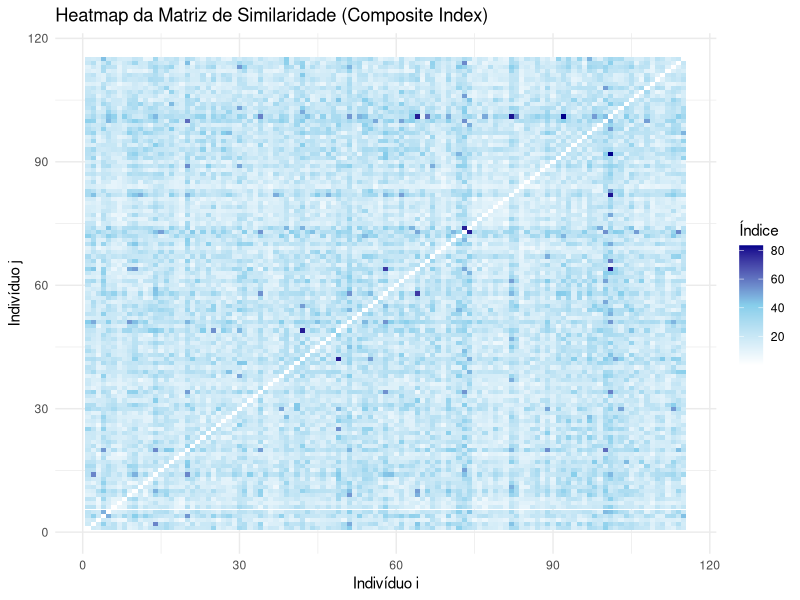
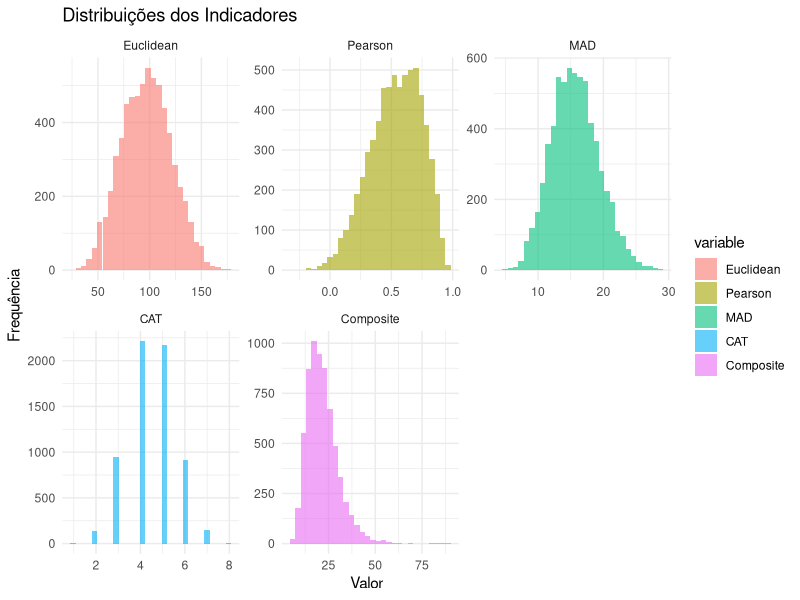
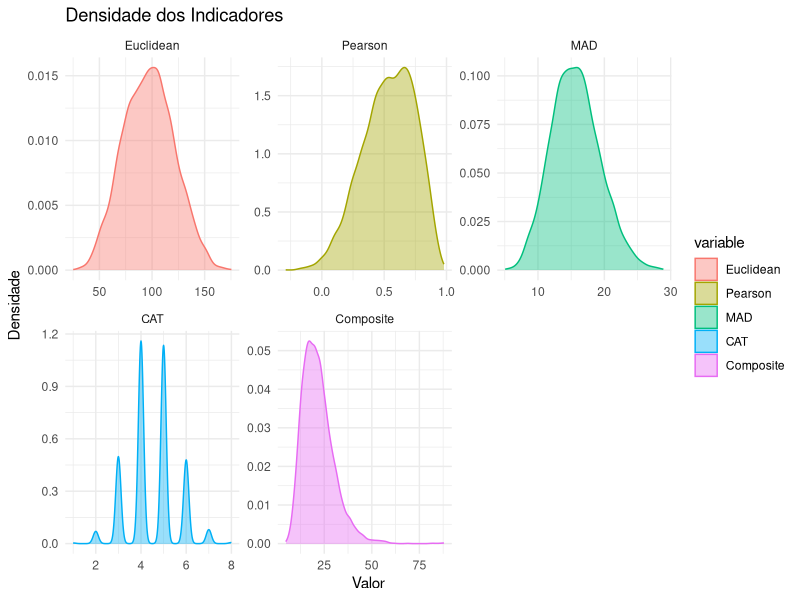
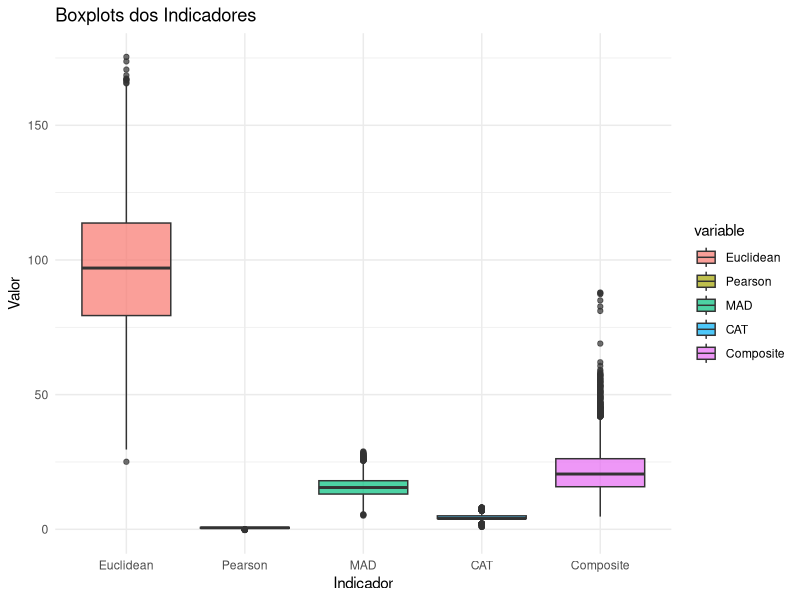

These charts were generated, in order, by the following R code:
## ---- chunk 1
knitr::opts_chunk$set(echo = TRUE)
## ---- chunk 2
rm(list=ls())
## ---- chunk 3
set.seed(123)  # fixa a seed para reprodutibilidade

n_ind <- 100 + sample(1:20, 1)   # número de indivíduos
n_bio <- 15 + sample(1:3, 1)        # número de biomarcadores

n_ind; n_bio
## ---- chunk 4
# Função que gera um biomarcador de uma distribuição aleatória
gera_biomarcador <- function(n) {
  dist_type <- sample(c("norm", "lnorm", "unif", "gamma"), 1)
  if (dist_type == "norm") {
    rnorm(n, mean = 50, sd = 10)
  } else if (dist_type == "lnorm") {
    rlnorm(n, meanlog = 3, sdlog = 0.5)
  } else if (dist_type == "unif") {
    runif(n, min = 0, max = 100)
  } else {
    rgamma(n, shape = 5, scale = 2)
  }
}

# Gerar todos os biomarcadores automaticamente
dados <- replicate(n_bio, gera_biomarcador(n_ind))
dados <- as.data.frame(dados)

# Dar nomes às colunas
colnames(dados) <- paste0("bio", 1:n_bio)
## ---- chunk 5
set.seed(123)  # garante reprodutibilidade

# Proporção aleatória entre 5% e 10%
prop_na <- runif(1, 0.05, 0.10)

# Número total de valores no dataset
total_vals <- nrow(dados) * ncol(dados)

# Número de valores a transformar em NA
n_na <- floor(prop_na * total_vals)

# Escolher posições aleatórias
na_positions <- sample(total_vals, n_na)

# Converter índice linear em coordenadas (linha, coluna)
row_idx <- ((na_positions - 1) %% nrow(dados)) + 1
col_idx <- ((na_positions - 1) %/% nrow(dados)) + 1

# Introduzir os NAs
for (k in seq_along(na_positions)) {
  dados[row_idx[k], col_idx[k]] <- NA
}

# Verificar proporção real de NAs
mean(is.na(dados))

# Verificar os dados
dados
## ---- chunk 6
library(writexl)

# Gravar em Excel
write_xlsx(dados, "projeto_dados.xlsx")

## ---- chunk 7
euclidean_distance_base <- function(ind_i, ind_j) {
 x_i <- as.numeric(ind_i)
x_j <- as.numeric(ind_j)
 soma <- 0

 # O loop itera sobre todos os biomarcadores
 for (k in seq_along(x_i)) {
 if (!is.na(x_i[k]) && !is.na(x_j[k])) {
 soma <- soma + (x_i[k] - x_j[k])^2
}
}
 
# Calcula a raiz quadrada diretamente e garante o escalar
return(as.numeric(sqrt(soma)))
}

## ---- chunk 8
# Exemplo: calcular distância entre indivíduo 1 e 2
ind1 <- dados[1, ]
ind2 <- dados[2, ]

euclidean_distance_base(ind1, ind2)
## ---- chunk 9
# Criar a matriz com a distâncias entre todos os pares de indivíduos

# Dimensão da matriz
n_ind <- nrow(dados)

# Criar matriz quadrada n × n
mat_dist <- matrix(0, nrow = n_ind, ncol = n_ind)

# Preencher com loops (matriz completa)
for (i in 1:n_ind) {
 # CORREÇÃO 1: Extração segura para garantir vetor numérico
ind_i <- unlist(dados[i, ])
 for (j in 1:n_ind) {
ind_j <- unlist(dados[j, ])
 
 # CORREÇÃO 2: Nome da função consistente
 mat_dist[i, j] <- euclidean_distance_base(ind_i, ind_j)
 }
}

# Visualizar parte da matriz
mat_dist[1:5, 1:5]
## ---- chunk 10
pearson_correlation <- function(ind_i, ind_j) {
  
  x_i <- as.numeric(ind_i)
  x_j <- as.numeric(ind_j)
  
  # Identificar onde ambos têm valores não-NA
  valid_indices <- !is.na(x_i) & !is.na(x_j)
  
  # Filtrar os vetores para usar apenas os dados válidos para o par (i, j)
  x_i_valid <- x_i[valid_indices]
  x_j_valid <- x_j[valid_indices]
  
  p_valid <- length(x_i_valid) # Novo número de biomarcadores
  
  # Se não houver dados em comum
  if (p_valid < 2) { # Mínimo de 2 pontos
    return(NA) 
  }
  
  #Calcular as Médias
  sum_i <- 0
  sum_j <- 0
  for (k in 1:p_valid) {
    sum_i <- sum_i + x_i_valid[k]
    sum_j <- sum_j + x_j_valid[k]
  }
  mean_i <- sum_i / p_valid
  mean_j <- sum_j / p_valid
  
  # Calcular Numerador e Denominadores com loops
  
  num <- 0   
  den_i <- 0 # denominador para ind_i
  den_j <- 0 # denominador para ind_j
  
  for (k in 1:p_valid) {
    # Diferença da média
    diff_i <- x_i_valid[k] - mean_i
    diff_j <- x_j_valid[k] - mean_j
    
    # Acumular componentes
    num   <- num   + (diff_i * diff_j)
    den_i <- den_i + (diff_i)^2
    den_j <- den_j + (diff_j)^2
  }
  
  #Calcular a Correlação
  
  # Evitar divisão por zero (
  if (den_i == 0 || den_j == 0) {
    corr <- NA
  } else {
    corr <- num / sqrt(den_i * den_j)
  }

  return(corr)
}
## ---- chunk 11

# Matriz de correlação
n_ind <- nrow(dados)

# Criar matriz quadrada n × n. 
mat_corr <- matrix(NA, nrow = n_ind, ncol = n_ind) 

# Preencher com loops 
for (i in 1:n_ind) {
  # CORREÇÃO: Extração segura para garantir vetor numérico
  ind_i <- unlist(dados[i, ]) 
  for (j in 1:n_ind) {
    # CORREÇÃO: Extração segura para garantir vetor numérico
    ind_j <- unlist(dados[j, ]) 
    
    if (i == j) {
      mat_corr[i, j] <- 1
    } else {
      # Assumindo que a função pearson_correlation já foi corrigida para usar '_base'
      mat_corr[i, j] <- pearson_correlation(ind_i, ind_j)
    }
  }
}

# Adicionar nomes de linhas/colunas 
rownames(mat_corr) <- paste0("Ind", 1:n_ind)
colnames(mat_corr) <- paste0("Ind", 1:n_ind)

# Ver parte da matriz
mat_corr[1:5, 1:5]
## ---- chunk 12
mean_abs_diff <- function(ind_i, ind_j) {
  ind_i <- as.numeric(ind_i)
  ind_j <- as.numeric(ind_j)
  
  p <- length(ind_i)
  soma <- 0
  count <- 0
  
  # loop explícito
  for (k in 1:p) {
    if (!is.na(ind_i[k]) && !is.na(ind_j[k])) {
      soma <- soma + abs(ind_i[k] - ind_j[k])
      count <- count + 1
    }
  }
  
  # média das diferenças absolutas
  if (count == 0) {
  mad <- NA # 
} else {
  mad <- soma / count
}
return(mad)
}

## ---- chunk 13
n_ind <- nrow(dados)

# Criar matriz quadrada n × n
mat_mad <- matrix(NA, nrow = n_ind, ncol = n_ind) # Usar NA é mais robusto

# Preencher com loops
for (i in 1:n_ind) {
  # CORREÇÃO 1: Extração segura (unlist()) para garantir vetor
  ind_i <- unlist(dados[i, ]) 
  for (j in 1:n_ind) {
    # CORREÇÃO 1: Extração segura (unlist())
    ind_j <- unlist(dados[j, ]) 
    
    # CORREÇÃO 2: Diagonal principal deve ser 0
    if (i == j) {
      mat_mad[i, j] <- 0
    } else {
      # Chamada à função
      mat_mad[i, j] <- mean_abs_diff(ind_i, ind_j)
    }
  }
}

# Ver parte da matriz
mat_mad[1:5, 1:5]
## ---- chunk 14
count_above_threshold <- function(ind_i, ind_j) {
  ind_i <- as.numeric(ind_i); ind_j <- as.numeric(ind_j)
  threshold <- (mean(ind_i, na.rm = TRUE) + mean(ind_j, na.rm = TRUE)) / 2
  count <- 0
  for (k in seq_along(ind_i)) {
    if (!is.na(ind_i[k]) && !is.na(ind_j[k])) {
      if (ind_i[k] > threshold && ind_j[k] > threshold) {
        count <- count + 1
      }
    }
  }
  return(count)
}
## ---- chunk 15
n_ind <- nrow(dados)

# Criar matriz quadrada n × n
mat_cat <- matrix(NA, nrow = n_ind, ncol = n_ind) 

# Preencher com loops
for (i in 1:n_ind) {
  # Extração segura (garantir que ind_i é um vetor)
  ind_i <- unlist(dados[i, ]) 
  
  for (j in 1:n_ind) {
    # Extração segura (garantir que ind_j é um vetor)
    ind_j <- unlist(dados[j, ]) 
    
    if (i == j) {
      mat_cat[i, j] <- 0
    } else {
      # Chamada à função corrigida (sem caracteres invisíveis)
      mat_cat[i, j] <- count_above_threshold(ind_i, ind_j)
    }
  }
}

# Ver parte da matriz
mat_cat[1:5, 1:5]
## ---- chunk 16
composite_index_base <- function(ind_i, ind_j) {
  # 1. Chamar as funções auxiliares (Módulos)
  d_euclid <- euclidean_distance_base(ind_i, ind_j)
  corr     <- pearson_correlation(ind_i, ind_j)
  mad      <- mean_abs_diff(ind_i, ind_j)
  cat_val  <- count_above_threshold(ind_i, ind_j)
  
  # 2. Aplicar a fórmula CORRIGIDA
  numerador <- d_euclid + abs(corr) + mad
  denominador <- cat_val + 1
  
  # 3. Tratamento de NA e Retorno
  if (is.na(numerador)) {
    return(NA)
  } else {
    return(as.numeric(numerador / denominador))
  }
}
## ---- chunk 17
# Número de indivíduos
n_ind <- nrow(dados)

# Criar a matriz de similaridade final S (ou Index_ij)
S_base <- matrix(NA, nrow = n_ind, ncol = n_ind)

# Preencher com loops
for (i in 1:n_ind) {
  # 1. Extração segura para garantir que ind_i é um vetor
  ind_i <- unlist(dados[i, ]) 
  
  for (j in 1:n_ind) {
    # 1. Extração segura para garantir que ind_j é um vetor
    ind_j <- unlist(dados[j, ]) 

    if (i == j) {
      S_base[i, j] <- 0
    } else {
      # Chamada à função composta (Usando o nome correto que definimos)
      # Nota: Se usou 'composite_index' no seu código, troque 'composite_index_core' 
      # pelo seu nome
      S_base[i, j] <- as.numeric(composite_index_base(ind_i, ind_j)) 
    }
  }
}

# Ver parte da matriz
print(S_base[1:5, 1:5])
## ---- chunk 18
# Matriz de distâncias Euclidianas vetorizada
mat_dist2 <- as.matrix(dist(dados, method = "euclidean"))
## ---- chunk 19
# Matriz de correlações de Pearson entre indivíduos
mat_corr2 <- cor(t(dados), use = "pairwise.complete.obs")
## ---- chunk 20
# Função vetorizada para MAD
mad_matrix <- function(X) {
  n <- nrow(X)
  M <- matrix(0, n, n)
  for (i in 1:n) {
    diffs <- abs(sweep(X, 2, X[i, ], "-"))
    M[i, ] <- rowMeans(diffs, na.rm = TRUE)
  }
  return(M)
}

mat_mad2 <- mad_matrix(as.matrix(dados))
## ---- chunk 21

# Função vetorizada para calcular a contagem acima do threshold entre dois indivíduos
count_above_threshold_vec <- function(ind_i, ind_j) {
  ind_i <- as.numeric(ind_i)
  ind_j <- as.numeric(ind_j)
  
  # Threshold = média das médias (com exclusão de NAs)
  threshold <- (mean(ind_i, na.rm = TRUE) + mean(ind_j, na.rm = TRUE)) / 2
  
  # Selecionar apenas posições válidas (sem NA em ambos)
  valid <- !is.na(ind_i) & !is.na(ind_j)
  
  # Contagem vetorizada: ambos > threshold
  sum(ind_i[valid] > threshold & ind_j[valid] > threshold)
}

# Função para construir a matriz completa com outer()
count_above_threshold_outer <- function(X) {
  n <- nrow(X)
  
  # Função auxiliar que chama a versão vetorizada para dois indivíduos
  pair_count <- function(i, j) {
    count_above_threshold_vec(X[i, ], X[j, ])
  }
  
  # Aplicar a todos os pares com outer
  M <- outer(1:n, 1:n, Vectorize(pair_count))
  
  # Garantir simetria
  M[lower.tri(M)] <- t(M)[lower.tri(M)]
  
  return(M)
}

# Exemplo de uso com os teus dados
mat_cat2 <- count_above_threshold_outer(as.matrix(dados))

## ---- chunk 22
composite_matrix_correct <- function(X) {
  # Garantir que X é matriz
  X <- as.matrix(X)
  
  # 1. Cálculo das Métricas (Vectorizadas)
  mat_euclid <- as.matrix(dist(X, method = "euclidean"))
  mat_corr   <- cor(t(X), use = "pairwise.complete.obs")
  mat_mad    <- mad_matrix(X) 
  mat_cat    <- count_above_threshold_outer(X) 
  
  #Formula
  numerador_S2 <- mat_euclid + abs(mat_corr) + mat_mad
  denominador_S2 <- mat_cat + 1
  
  # Índice Composto S2
  S2 <- numerador_S2 / denominador_S2
  
  # Ajustar a diagonal principal para 0 
  diag(S2) <- 0
  
  return(S2)
}

S2 <- composite_matrix_correct(dados)
## ---- chunk 23
library(microbenchmark)
library(dplyr)
library(knitr)

# Benchmark de cada fórmula (par indivíduo 1 vs 2 para simplificar)
bench_results <- microbenchmark(
  euclidean_loops = euclidean_distance_base(dados[1, ], dados[2, ]),
  euclidean_vectorized = mat_dist2[1, 2],
  
  pearson_loops = pearson_correlation(dados[1, ], dados[2, ]),
  pearson_vectorized = mat_corr2[1, 2],
  
  mad_loops = mean_abs_diff(dados[1, ], dados[2, ]),
  mad_vectorized = mat_mad2[1, 2],
  
  count_loops = count_above_threshold(dados[1, ], dados[2, ]),
  count_vectorized = mat_cat2[1, 2],
  
  composite_loops = composite_index_base(dados[1, ], dados[2, ]),
  composite_vectorized = S2[1, 2],
  
  times = 10
)

# Resumo em tabela (milissegundos)
summary_table <- bench_results %>%
  as.data.frame() %>%
  group_by(expr) %>%
  summarise(
    mean_time = mean(time) / 1e6,   # converter para ms
    median_time = median(time) / 1e6,
    min_time = min(time) / 1e6,
    max_time = max(time) / 1e6
  )

# Mostrar tabela formatada
kable(summary_table, digits = 3, caption = "Comparação de tempos (ms) por fórmula")


## ---- chunk 24
euclidean_distance2 <- function(ind_i, ind_j) {
  ind_i <- as.numeric(ind_i); ind_j <- as.numeric(ind_j)
  soma <- 0
  for (k in seq_along(ind_i)) {
    if (!is.na(ind_i[k]) && !is.na(ind_j[k])) {
      soma <- soma + (ind_i[k] - ind_j[k])^2
    }
  }
  sqrt(soma)
}
## ---- chunk 25
pearson_correlation2_CORRECT <- function(ind_i, ind_j) {
  x_i <- as.numeric(ind_i); x_j <- as.numeric(ind_j)
  
  valid_indices <- !is.na(x_i) & !is.na(x_j)
  x_i_valid <- x_i[valid_indices]
  x_j_valid <- x_j[valid_indices]
  p_valid <- length(x_i_valid)
  
  if (p_valid < 2) { return(NA) }
  
  # 2. CALCULAR médias
  mean_i <- sum(x_i_valid) / p_valid
  mean_j <- sum(x_j_valid) / p_valid
  
  #Formula
  num <- 0; den_i <- 0; den_j <- 0
  for (k in 1:p_valid) {
    diff_i <- x_i_valid[k] - mean_i
    diff_j <- x_j_valid[k] - mean_j
    
    num   <- num   + (diff_i * diff_j)
    den_i <- den_i + (diff_i)^2
    den_j <- den_j + (diff_j)^2
  }
  
  if (den_i == 0 || den_j == 0) { return(NA) }
  return(num / sqrt(den_i * den_j))
}
## ---- chunk 26
mean_abs_diff2_CORRECT <- function(ind_i, ind_j) {
  ind_i <- as.numeric(ind_i); ind_j <- as.numeric(ind_j)
  soma <- 0; count <- 0
  
  for (k in seq_along(ind_i)) {
    if (!is.na(ind_i[k]) && !is.na(ind_j[k])) {
      soma <- soma + abs(ind_i[k] - ind_j[k])
      count <- count + 1
    }
  }
  
  #Robustez
  if (count == 0) {
    return(NA) 
  } else {
    return(soma / count)
  }
}
## ---- chunk 27
count_above_threshold2_CORRECT <- function(ind_i, ind_j) {
  x_i <- as.numeric(ind_i); x_j <- as.numeric(ind_j)
  
  # Exclusão Pairwise
  valid_indices <- !is.na(x_i) & !is.na(x_j)
  x_i_valid <- x_i[valid_indices]
  x_j_valid <- x_j[valid_indices]
  
  if (length(x_i_valid) == 0) { return(NA) }
  
  # 2. calculae THRESHOLD_ij 
  Threshold_ij <- median(c(x_i_valid, x_j_valid))
  
  count <- 0
  
  # 3. Loop
  for (k in seq_along(x_i_valid)) {
    if (x_i_valid[k] > Threshold_ij && x_j_valid[k] > Threshold_ij) {
      count <- count + 1
    }
  }
  return(count)
}
## ---- chunk 28
composite_index2_CORRECT <- function(ind_i, ind_j) {
  # Assegurar que as funções auxiliares são chamadas
  d_euclid <- euclidean_distance2(ind_i, ind_j) 
  corr     <- pearson_correlation2(ind_i, ind_j) 
  mad      <- mean_abs_diff2(ind_i, ind_j) 
  cat_val  <- count_above_threshold2(ind_i, ind_j) 
  
  # Implementação da fórmula 
  numerador <- d_euclid + abs(corr) + mad
  denominador <- cat_val + 1
  
  # Tratamento de NAs
  if (is.na(numerador)) {
    return(NA)
  } else {
    return(numerador / denominador)
  }
}

## ---- chunk 29
build_matrix <- function(data, index_fun, ...) {
  n <- nrow(data)
  M <- matrix(0, n, n)
  for (i in 1:n) {
    ind_i <- as.numeric(data[i, ])
    for (j in 1:n) {
      ind_j <- as.numeric(data[j, ])
      M[i, j] <- index_fun(ind_i, ind_j, ...)
    }
  }
  M
}

# Exemplo: matriz do Composite Index
S3 <- build_matrix(dados,composite_index_base)

## ---- chunk 30
library(ggplot2)
library(reshape2)

# Converter matriz S para formato longo
S_long <- melt(S3)

# Heatmap com gradiente de várias cores
ggplot(S_long, aes(x = Var1, y = Var2, fill = value)) +
  geom_tile() +
  scale_fill_gradientn(colors = c("white", "skyblue", "darkblue")) +
  labs(title = "Heatmap da Matriz de Similaridade (Composite Index)",
       x = "Indivíduo i", y = "Indivíduo j", fill = "Índice") +
  theme_minimal()

## ---- chunk 31


# 1. Extrair valores únicos da parte superior das matrizes
euclid_vals<- mat_dist2[upper.tri(mat_dist2)] # Usar mat_dist2
corr_vals<- mat_corr2[upper.tri(mat_corr2)] # Usar mat_corr2
mad_vals<- mat_mad2[upper.tri(mat_mad2)]   # Usar mat_mad2
cat_vals<- mat_cat2[upper.tri(mat_cat2)]   # Usar mat_cat2
comp_vals<- S2[upper.tri(S2)]               # Usar S2 (Índice Composto Vetorizado)

# Criar data frame longo
library(reshape2)
df_indicadores <- data.frame(
Euclidean = euclid_vals,
Pearson= corr_vals,
MAD= mad_vals,
CAT= cat_vals,
Composite = comp_vals
)
df_long <- melt(df_indicadores, na.rm = TRUE) # Adicionado na.rm=TRUE para Boxplots/Densidade
## ---- chunk 32
library(ggplot2)

ggplot(df_long, aes(x = value, fill = variable)) +
  geom_histogram(alpha = 0.6, bins = 30, position = "identity") +
  facet_wrap(~variable, scales = "free") +
  labs(title = "Distribuições dos Indicadores",
       x = "Valor", y = "Frequência") +
  theme_minimal()

## ---- chunk 33
ggplot(df_long, aes(x = value, color = variable, fill = variable)) +
  geom_density(alpha = 0.4) +
  facet_wrap(~variable, scales = "free") +
  labs(title = "Densidade dos Indicadores",
       x = "Valor", y = "Densidade") +
  theme_minimal()

## ---- chunk 34
ggplot(df_long, aes(x = variable, y = value, fill = variable)) +
  geom_boxplot(alpha = 0.7) +
  labs(title = "Boxplots dos Indicadores",
       x = "Indicador", y = "Valor") +
  theme_minimal()
## ---- chunk 35
library(microbenchmark)

# 1. Pré-cálculo das Matrizes (Para usar nas funções all.equal)
# Usa as funções que definimos no código completo.

S_loops <- build_matrix(dados, composite_index_base) 
S2 <- composite_matrix_correct(as.matrix(dados)) 
S_modular <- build_matrix(dados, composite_index_base) 
# Nota: S_loops e S_modular usam o mesmo core de loops, então S_loops ≈ S_modular

# 2. Benchmark dos Tempos
# Os nomes nas chamadas DEVEM coincidir com as definições das funções.
comparacao_tempos <- microbenchmark(
  V0_Loops_Base      = build_matrix(dados, composite_index_base),
  V1_Modular         = build_matrix(dados, composite_index_base),
  V2_Vectorizada     = composite_matrix_correct(as.matrix(dados)),
  times = 10
)
print(comparacao_tempos)

# 3. Comparação da Precisão
all.equal(S_loops, S2)
all.equal(S_loops, S_modular)
